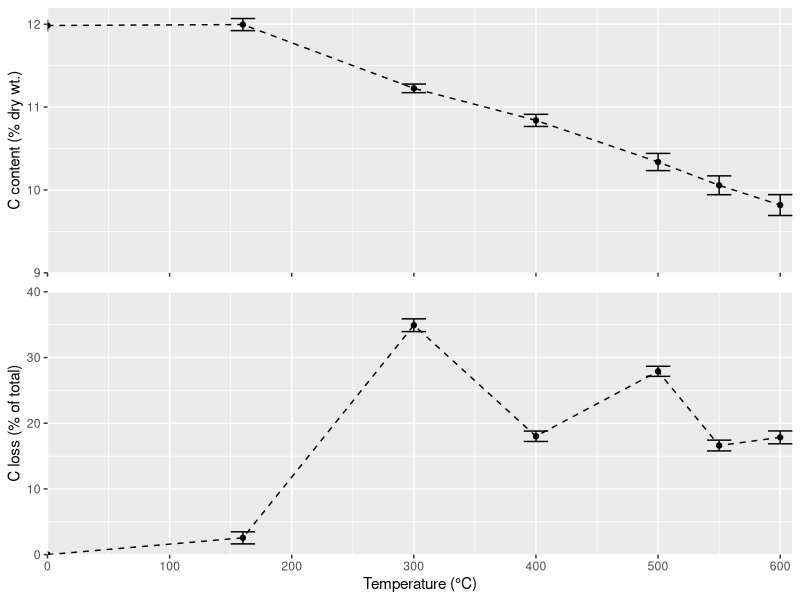

Write R code to recreate this figure.
library(tidyverse)
library(plotrix)
library(cowplot)
ramped=read.csv("Howard_et_al_data.csv") %>% as_tibble()


#### top plot

x0 = 100*(ramped$Ccontentorg)
x160 = 100*(ramped$X160Wt.Cpost)/(ramped$X160remains)
x300 = 100*(ramped$X300Wt.Cpost)/(ramped$X300remains)        
x400 = 100*(ramped$X400Wt.Cpost)/(ramped$X400remains)
x500 = 100*(ramped$X500Wt.Cpost)/(ramped$X500remains)    
x550 = 100*(ramped$X550Wt.Cpost)/(ramped$X550remains)
x600 = 100*(ramped$X600Wt.Cpost)/(ramped$X600remains)

averageramped <- tibble(x0,x160,x300,x400,x500,x550,x600) %>% 
  gather("temp_id", "values")


summary <- averageramped %>% 
  group_by(temp_id) %>% 
  summarise(mean= mean(values, na.rm = TRUE), 
            SE = std.error(values, na.rm = TRUE)) %>% 
  ungroup() %>% 
  mutate(temp = as.numeric(str_remove_all(temp_id, "x")))


###
top_plot <- summary %>% 
  ggplot(aes(temp,mean))+
  geom_point()+  
  geom_errorbar(aes(ymin=mean-SE, ymax=mean+SE), width=20) +
  geom_line(linetype = "dashed")+
  scale_x_continuous(expand = c(0, 0), 
                     breaks=seq(from = 0, to = 600, by = 100),
                     limits = c(0,610))+
  scale_y_continuous(expand = c(0, 0), 
                     breaks=c(9,10,11,12),
                     limits = c(9,12.2))+
  labs(x = "",
       y = "C content (% dry wt.)")+
  theme(axis.title.x=element_blank(),
        axis.text.x=element_blank())

#####

#bottom plot
########
############

ramped$totalClost= (ramped$X160Wt.Clost)+(ramped$X300Wt.Clost)+(ramped$X400Wt.Clost)+(ramped$X500Wt.Clost)+(ramped$X550Wt.Clost)
"x0" = (ramped$org_wt)-(ramped$org_wt)
"x160" = 100*(ramped$X160Wt.Clost)/(ramped$totalClost)
"x300" = 100*(ramped$X300Wt.Clost)/(ramped$totalClost)              
"x400" = 100*(ramped$X400Wt.Clost)/(ramped$totalClost)      
"x500" = 100*(ramped$X500Wt.Clost)/(ramped$totalClost)     
"x550" = 100*(ramped$X550Wt.Clost)/(ramped$totalClost)
"x600" = 100*(ramped$X600Wt.Clost)/(ramped$totalClost)
"total" = 100*(ramped$totalClost)/(ramped$totalClost)

averageramped <- tibble(x0,x160,x300,x400,x500,x550,x600) %>% 
  gather("temp_id", "values")


summary <- averageramped %>% 
  group_by(temp_id) %>% 
  summarise(mean= mean(values, na.rm = TRUE), 
            SE = std.error(values, na.rm = TRUE)) %>% 
  ungroup() %>% 
  mutate(temp = as.numeric(str_remove_all(temp_id, "x")))


###
bottom_plot <- summary %>% 
  ggplot(aes(temp,mean))+
  geom_point()+  
  geom_errorbar(aes(ymin=mean-SE, ymax=mean+SE), width=20) +
  geom_line(linetype = "dashed")+
  scale_x_continuous(expand = c(0, 0), 
                     breaks=seq(from = 0, to = 600, by = 100),
                     limits = c(0,610))+
  scale_y_continuous(expand = c(0, 0), 
                     breaks=c(0,10,20,30,40),
                     limits = c(0,40))+
  labs(x = "Temperature (°C)",
       y = "C loss (% of total)")



big_plot <- plot_grid(top_plot, bottom_plot, ncol = 1, rel_heights = c(.9,1),
                      align = 'v', axis = 'l') # aligning vertically along the left axis


ggsave("fig4_ramped_C.pdf", big_plot, width = 4.8, height = 6.6)

